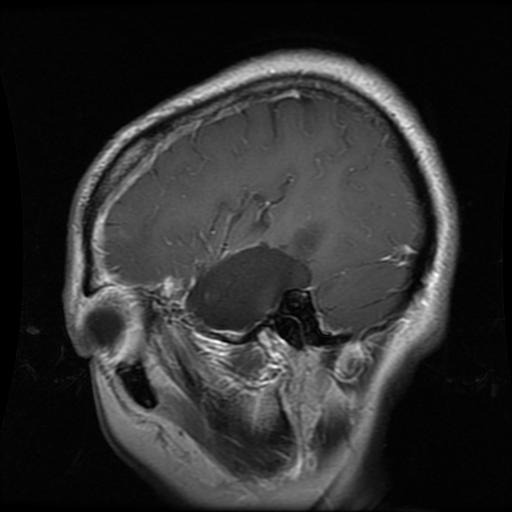
#> input picture Brain-MRI/Training/glioma_tumor/gg (100).jpg, 512 x 512 px; its folder holds only this picture in this run
$ jupyter execute --allow-errors code.ipynb
#> lines starting #> are read from the running program, lines starting #| are printed output that depends on the picture; after the words box and inside, x2 and y2 are one past the last pixel; in counts of white or black regions, pixels touching at a corner belong together
# 1. Importing Libraries

[cell 1]
import os
import random
from tqdm import tqdm
import numpy as np
import pandas as pd
import matplotlib.pyplot as plt
import seaborn as sns

import cv2
import tensorflow as tf
from tensorflow.keras.preprocessing.image import load_img,ImageDataGenerator, array_to_img
from tensorflow.keras.applications import EfficientNetB1

from tensorflow.keras.models import Model
from tensorflow.keras.layers import Flatten,Dense,Conv2D,Dropout,GlobalAveragePooling2D

from tensorflow.keras.optimizers import Adam
from tensorflow.keras.callbacks import ModelCheckpoint,EarlyStopping
import imutils

# 2. Creating Directories

[cell 2]
# Create a directory "Copy-Brain-MRI" and in that make four folders glioma_tumor, meningioma_tumor, no_tumor, pituitary_tumor

[cell 3]
# Create a directory "Test-Data" and in that make four folders glioma_tumor, meningioma_tumor, no_tumor, pituitary_tumor

# 3. Data Visualization

[cell 4]
train_dr = "./Brain-MRI/Training/"
test_dr = "./Brain-MRI/Testing/"
classes = os.listdir("./Brain-MRI/Training/")
file_path_dict = {}

[cell 5]
for c in classes:
    file_path_dict[c] = list(map(lambda x: train_dr+c+'/'+x, os.listdir(train_dr+c)))


plt.figure(figsize=(17,17))
index = 0

#> (the rest of this cell did not finish here and is left out)

# 4. Create a function to crop images

[cell 6]
def crop_image(image, plot=False):

    img_gray = cv2.cvtColor(image, cv2.COLOR_BGR2GRAY)
    img_gray = cv2.GaussianBlur(img_gray, (5, 5), 0)

    img_thresh = cv2.threshold(img_gray, 45, 255, cv2.THRESH_BINARY)[1]
    img_thresh = cv2.erode(img_thresh, None, iterations=2)
    img_thresh = cv2.dilate(img_thresh, None, iterations=2)

    contours = cv2.findContours(img_thresh.copy(), cv2.RETR_EXTERNAL, cv2.CHAIN_APPROX_SIMPLE)
    contours = imutils.grab_contours(contours)
    c = max(contours, key=cv2.contourArea)

    extLeft = tuple(c[c[:, :, 0].argmin()][0])
    extRight = tuple(c[c[:, :, 0].argmax()][0])
    extTop = tuple(c[c[:, :, 1].argmin()][0])
    extBot = tuple(c[c[:, :, 1].argmax()][0])

    new_image = image[extTop[1]:extBot[1], extLeft[0]:extRight[0]]

    if plot:
        plt.figure()
        plt.subplot(1, 2, 1)
        plt.imshow(image)
        plt.tick_params(axis='both', which='both', top=False, bottom=False, left=False, right=False,labelbottom=False, labeltop=False, labelleft=False, labelright=False)
        plt.title('Original Image')
        plt.subplot(1, 2, 2)
        plt.imshow(new_image)
        plt.tick_params(axis='both', which='both',top=False, bottom=False, left=False, right=False,labelbottom=False, labeltop=False, labelleft=False, labelright=False)
        plt.title('Cropped Image')
        plt.show()

    return new_image

[cell 7]
# make sure the file name is gg (102) not gg(102)
example_img = cv2.imread("./Brain-MRI/Training/glioma_tumor/gg (102).jpg")
#> (the rest of this cell did not finish here and is left out)

# 5. Saving the Cropped Images

[cell 8]
# Crop the Training Images and Save it to the Directory we previously cretaed

glioma = train_dr + "glioma_tumor"
meningioma = train_dr + "meningioma_tumor"
no_tumor = train_dr + "no_tumor"
pituitary = train_dr + "pituitary_tumor"

j = 0
for i in tqdm(os.listdir(glioma)):
    path = os.path.join(glioma, i)
    img = cv2.imread(path)
#> img is the input picture: shape (512, 512, 3); min 0, max 255, mean 46.1
    img = crop_image(img, plot=False)
#> call 2 of crop_image, with plot = False
#> in crop_image (call 2), `img_thresh = cv2.threshold(img_gray, 45, 255, cv2.THRESH_BINARY)[1]`: img_thresh: shape (512, 512); 46.1% white; 13 white regions (11 under 20 px), largest, box (x1, y1, x2, y2) and area: (63, 50, 459, 509) 120711, (223, 436, 242, 447) 66
#> in crop_image (call 2), `img_thresh = cv2.erode(img_thresh, None, iterations=2)`: img_thresh: shape (512, 512); 40.9% white; 4 white regions (2 under 20 px), largest, box (x1, y1, x2, y2) and area: (65, 52, 457, 507) 107301, (202, 394, 207, 401) 20
#> in crop_image (call 2), `img_thresh = cv2.dilate(img_thresh, None, iterations=2)`:
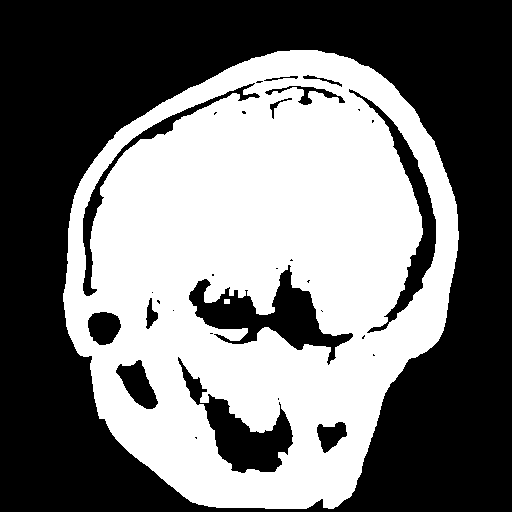
#> img_thresh: shape (512, 512); 45.7% white; 2 white regions
#> in crop_image (call 2), `contours = cv2.findContours(img_thresh.copy(), cv2.RETR_EXTERNAL, cv2...`: contours = 1 contour; box (x1, y1, x2, y2) and area: (63, 50, 459, 509) 137630
#> in crop_image (call 2), `c = max(contours, key=cv2.contourArea)`: c = contour of 579 points, box (x1, y1, x2, y2) (63, 50, 459, 509), area 137630
#> in crop_image (call 2), `extLeft = tuple(c[c[:, :, 0].argmin()][0])`: extLeft = (63, 293)
#> in crop_image (call 2), `extRight = tuple(c[c[:, :, 0].argmax()][0])`: extRight = (458, 239)
#> in crop_image (call 2), `extTop = tuple(c[c[:, :, 1].argmin()][0])`: extTop = (290, 50)
#> in crop_image (call 2), `extBot = tuple(c[c[:, :, 1].argmax()][0])`: extBot = (265, 508)
#> in crop_image (call 2), `new_image = image[extTop[1]:extBot[1], extLeft[0]:extRight[0]]`:
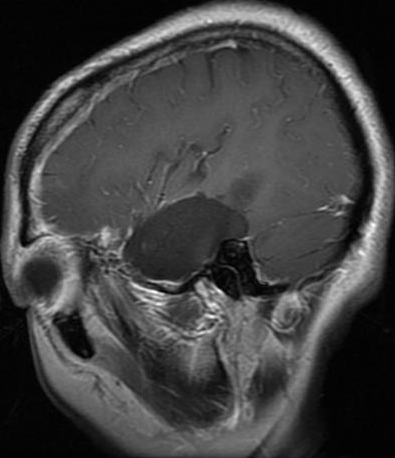
#> new_image: shape (458, 395, 3); min 0, max 255, mean 65
    if img is not None:
        img = cv2.resize(img, (224, 224))
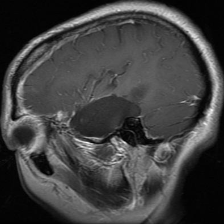
#> img: shape (224, 224, 3); min 1, max 249, mean 64.9
        save_path = "./Crop-Brain_MRI/glioma_tumor/" + str(j) + ".jpg"
        cv2.imwrite(save_path, img)
        j = j+1

j = 0
for i in tqdm(os.listdir(meningioma)):
    path = os.path.join(meningioma, i)
    img = cv2.imread(path)
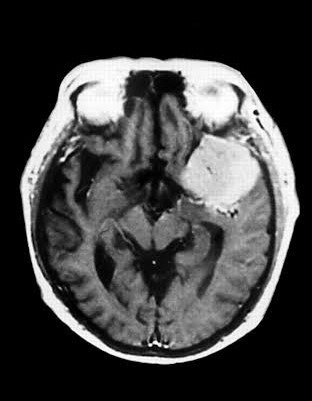
#> input picture Brain-MRI/Training/meningioma_tumor/image(27).jpg, 312 x 401 px
#> img is the input picture: shape (401, 312, 3); min 0, max 255, mean 65.5
    img = crop_image(img, plot=False)
#> call 3 of crop_image, with plot = False
#> in crop_image (call 3), `img_thresh = cv2.threshold(img_gray, 45, 255, cv2.THRESH_BINARY)[1]`: img_thresh: shape (401, 312); 43.7% white; 13 white regions (8 under 20 px), largest, box (x1, y1, x2, y2) and area: (19, 56, 301, 365) 54528, (159, 182, 166, 193) 51, (150, 80, 155, 92) 33, (146, 183, 151, 192) 31, (55, 202, 60, 210) 31
#> in crop_image (call 3), `img_thresh = cv2.erode(img_thresh, None, iterations=2)`: img_thresh: shape (401, 312); 34.7% white; 6 white regions (4 under 20 px), largest, box (x1, y1, x2, y2) and area: (21, 58, 299, 363) 43367, (49, 226, 61, 243) 79
#> in crop_image (call 3), `img_thresh = cv2.dilate(img_thresh, None, iterations=2)`:
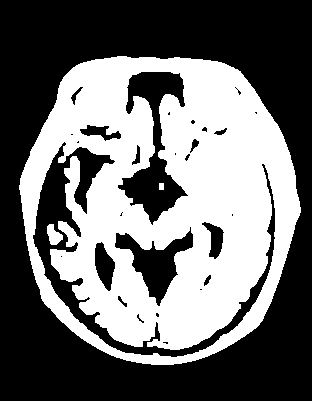
#> img_thresh: shape (401, 312); 43.3% white; 3 white regions
#> in crop_image (call 3), `contours = cv2.findContours(img_thresh.copy(), cv2.RETR_EXTERNAL, cv2...`: contours = 1 contour; box (x1, y1, x2, y2) and area: (19, 56, 301, 365) 68664
#> in crop_image (call 3), `c = max(contours, key=cv2.contourArea)`: c = contour of 455 points, box (x1, y1, x2, y2) (19, 56, 301, 365), area 68664
#> in crop_image (call 3), `extLeft = tuple(c[c[:, :, 0].argmin()][0])`: extLeft = (19, 185)
#> in crop_image (call 3), `extRight = tuple(c[c[:, :, 0].argmax()][0])`: extRight = (300, 212)
#> in crop_image (call 3), `extTop = tuple(c[c[:, :, 1].argmin()][0])`: extTop = (117, 56)
#> in crop_image (call 3), `extBot = tuple(c[c[:, :, 1].argmax()][0])`: extBot = (151, 364)
#> in crop_image (call 3), `new_image = image[extTop[1]:extBot[1], extLeft[0]:extRight[0]]`:
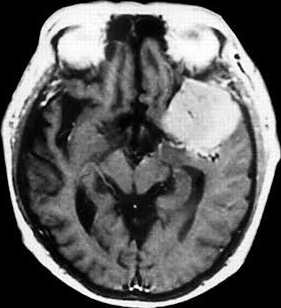
#> new_image: shape (308, 281, 3); min 0, max 255, mean 94.7
    if img is not None:
        img = cv2.resize(img, (224, 224))
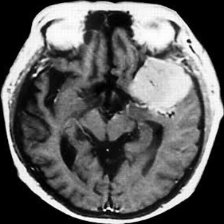
#> img: shape (224, 224, 3); min 0, max 255, mean 94.6
        save_path = "./Crop-Brain_MRI/meningioma_tumor/" + str(j) + ".jpg"
        cv2.imwrite(save_path, img)
        j = j+1

j = 0
for i in tqdm(os.listdir(no_tumor)):
    path = os.path.join(no_tumor, i)
    img = cv2.imread(path)
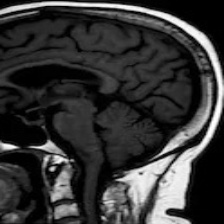
#> input picture Test-Data/no_tumor/1.jpg, 224 x 224 px, found by its file name
#> img is the input picture: shape (224, 224, 3); min 0, max 255, mean 54
    img = crop_image(img, plot=False)
#> call 4 of crop_image, with plot = False
#> in crop_image (call 4), `img_thresh = cv2.threshold(img_gray, 45, 255, cv2.THRESH_BINARY)[1]`: img_thresh: shape (224, 224); 38.9% white; 44 white regions (22 under 20 px), largest, box (x1, y1, x2, y2) and area: (0, 0, 224, 224) 8942, (0, 36, 178, 97) 2705, (28, 138, 75, 203) 1394
#> in crop_image (call 4), `img_thresh = cv2.erode(img_thresh, None, iterations=2)`: img_thresh: shape (224, 224); 19.6% white; 37 white regions (17 under 20 px), largest, box (x1, y1, x2, y2) and area: (0, 0, 224, 224) 5114, (57, 101, 94, 142) 778, (35, 142, 71, 200) 692
#> in crop_image (call 4), `img_thresh = cv2.dilate(img_thresh, None, iterations=2)`:
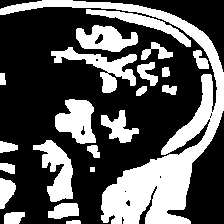
#> img_thresh: shape (224, 224); 35% white; 22 white regions
#> in crop_image (call 4), `contours = cv2.findContours(img_thresh.copy(), cv2.RETR_EXTERNAL, cv2...`: contours = 22 contours, 1 with area under 20; largest, box (x1, y1, x2, y2) and area: (0, 0, 224, 224) 8264, (55, 99, 96, 144) 1158, (51, 47, 137, 93) 1145, (33, 140, 73, 202) 1138, (76, 25, 138, 52) 1004
#> in crop_image (call 4), `c = max(contours, key=cv2.contourArea)`: c = contour of 503 points, box (x1, y1, x2, y2) (0, 0, 224, 224), area 8264
#> in crop_image (call 4), `extLeft = tuple(c[c[:, :, 0].argmin()][0])`: extLeft = (0, 9)
#> in crop_image (call 4), `extRight = tuple(c[c[:, :, 0].argmax()][0])`: extRight = (223, 110)
#> in crop_image (call 4), `extTop = tuple(c[c[:, :, 1].argmin()][0])`: extTop = (42, 0)
#> in crop_image (call 4), `extBot = tuple(c[c[:, :, 1].argmax()][0])`: extBot = (111, 223)
#> in crop_image (call 4), `new_image = image[extTop[1]:extBot[1], extLeft[0]:extRight[0]]`:
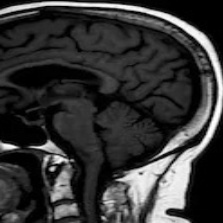
#> new_image: shape (223, 223, 3); min 0, max 255, mean 54
    if img is not None:
        img = cv2.resize(img, (224, 224))
        save_path = "./Crop-Brain_MRI/no_tumor/" + str(j) + ".jpg"
        cv2.imwrite(save_path, img)
        j = j+1

j = 0
#> (the rest of this cell did not finish here and is left out)

[cell 9]
# Crop the Testing Images and Save it to the Directory we previously created

test_glioma = test_dr + "glioma_tumor"
test_meningioma = test_dr + "meningioma_tumor"
test_no_tumor = test_dr + "no_tumor"
test_pituitary = test_dr + "pituitary_tumor"

j = 0
for i in tqdm(os.listdir(test_glioma)):
    path = os.path.join(test_glioma, i)
    img = cv2.imread(path)
    img = crop_image(img, plot=False)
#> in crop_image (call 5), `contours = cv2.findContours(img_thresh.copy(), cv2.RETR_EXTERNAL, cv2...`: contours = 1 contour; box (x1, y1, x2, y2) and area: (63, 50, 459, 509) 137630
    if img is not None:
        img = cv2.resize(img, (224, 224))
        save_path = "./Test-Data/glioma_tumor/" + str(j) + ".jpg"
        cv2.imwrite(save_path, img)
        j = j+1

j = 0
for i in tqdm(os.listdir(test_meningioma)):
    path = os.path.join(test_meningioma, i)
    img = cv2.imread(path)
    img = crop_image(img, plot=False)
#> in crop_image (call 6), `contours = cv2.findContours(img_thresh.copy(), cv2.RETR_EXTERNAL, cv2...`: contours = 1 contour; box (x1, y1, x2, y2) and area: (19, 56, 301, 365) 68664
    if img is not None:
        img = cv2.resize(img, (224, 224))
        save_path = "./Test-Data/meningioma_tumor/" + str(j) + ".jpg"
        cv2.imwrite(save_path, img)
        j = j+1

j = 0
for i in tqdm(os.listdir(test_no_tumor)):
    path = os.path.join(test_no_tumor, i)
    img = cv2.imread(path)
    img = crop_image(img, plot=False)
#> in crop_image (call 7), `contours = cv2.findContours(img_thresh.copy(), cv2.RETR_EXTERNAL, cv2...`: contours = 22 contours, 1 with area under 20; largest, box (x1, y1, x2, y2) and area: (0, 0, 224, 224) 8264, (55, 99, 96, 144) 1158, (51, 47, 137, 93) 1145, (33, 140, 73, 202) 1138, (76, 25, 138, 52) 1004
